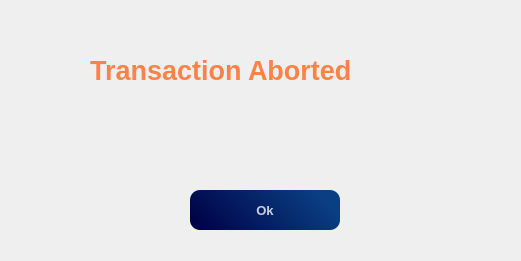
   <widget class="QWidget" name="transaction_aborted_widget" native="true">
    <property name="geometry">
     <rect>
      <x>1190</x>
      <y>670</y>
      <width>521</width>
      <height>261</height>
     </rect>
    </property>
    <property name="styleSheet">
     <string notr="true">QPushButton #pushButton{
background-color: qlineargradient(spread:pad, x1:0, y1:0, x2:1, y2:0, stop:0 rgba(0, 0, 68, 235), stop:1 rgba(255, 255, 255, 255));
color:rgba(255,255,255,200);
border-radius:10px;
}

QPushButton #pushButton:hover{
background-color: qlineargradient(spread:pad, x1:1, y1:0, x2:0, y2:0.778455, stop:0 rgba(0, 0, 68, 255), stop:1 rgba(255, 255, 255, 255))
color:red;
}</string>
    </property>
    <widget class="QLabel" name="transaction_aborted_background">
     <property name="geometry">
      <rect>
       <x>30</x>
       <y>10</y>
       <width>461</width>
       <height>241</height>
      </rect>
     </property>
     <property name="styleSheet">
      <string notr="true">background-image:url(:/images/rupee1.jpg);
background-repeat: no-repeat;
background-size: (831,441);
border-radius: 20px;
</string>
     </property>
     <property name="text">
      <string/>
     </property>
    </widget>
    <widget class="QPushButton" name="transaction_aborted_ok">
     <property name="geometry">
      <rect>
       <x>190</x>
       <y>190</y>
       <width>150</width>
       <height>40</height>
      </rect>
     </property>
     <property name="font">
      <font>
       <pointsize>10</pointsize>
       <weight>75</weight>
       <bold>true</bold>
      </font>
     </property>
     <property name="styleSheet">
      <string notr="true">QPushButton#transaction_aborted_ok {
background-color:qlineargradient(spread:pad, x1:0, y1:0.897, x2:1, y2:0.631, stop:0 rgba(0, 0, 68, 255), stop:1 rgba(10, 63, 131, 255));
color:rgba(255,255,255,200);
border-radius:10px;
}

QPushButton#transaction_aborted_ok:hover {
background-color: qlineargradient(spread:pad, x1:0.134328, y1:0.846, x2:0.925, y2:0.142, stop:0 rgba(0, 0, 68, 255), stop:1 rgba(10, 63, 131, 255));
}

QPushButton#transaction_aborted_ok:pressed {
   padding-left:5px;
   padding-right:5px;
   padding-top:5px;
}</string>
     </property>
     <property name="text">
      <string>Ok</string>
     </property>
    </widget>
    <widget class="QLabel" name="transation_aborted_head">
     <property name="geometry">
      <rect>
       <x>90</x>
       <y>50</y>
       <width>351</width>
       <height>41</height>
      </rect>
     </property>
     <property name="font">
      <font>
       <pointsize>20</pointsize>
       <weight>75</weight>
       <bold>true</bold>
      </font>
     </property>
     <property name="styleSheet">
      <string notr="true">color:rgba(255,100,25,200);
</string>
     </property>
     <property name="text">
      <string>Transaction Aborted</string>
     </property>
    </widget>
    <widget class="QLabel" name="transaction_aborted_Xicon">
     <property name="geometry">
      <rect>
       <x>230</x>
       <y>100</y>
       <width>71</width>
       <height>71</height>
      </rect>
     </property>
     <property name="styleSheet">
      <string notr="true">border-image:url(:/images/cancel.png) 0 0 0 0 stretch stretch;</string>
     </property>
     <property name="text">
      <string/>
     </property>
    </widget>
   </widget>
